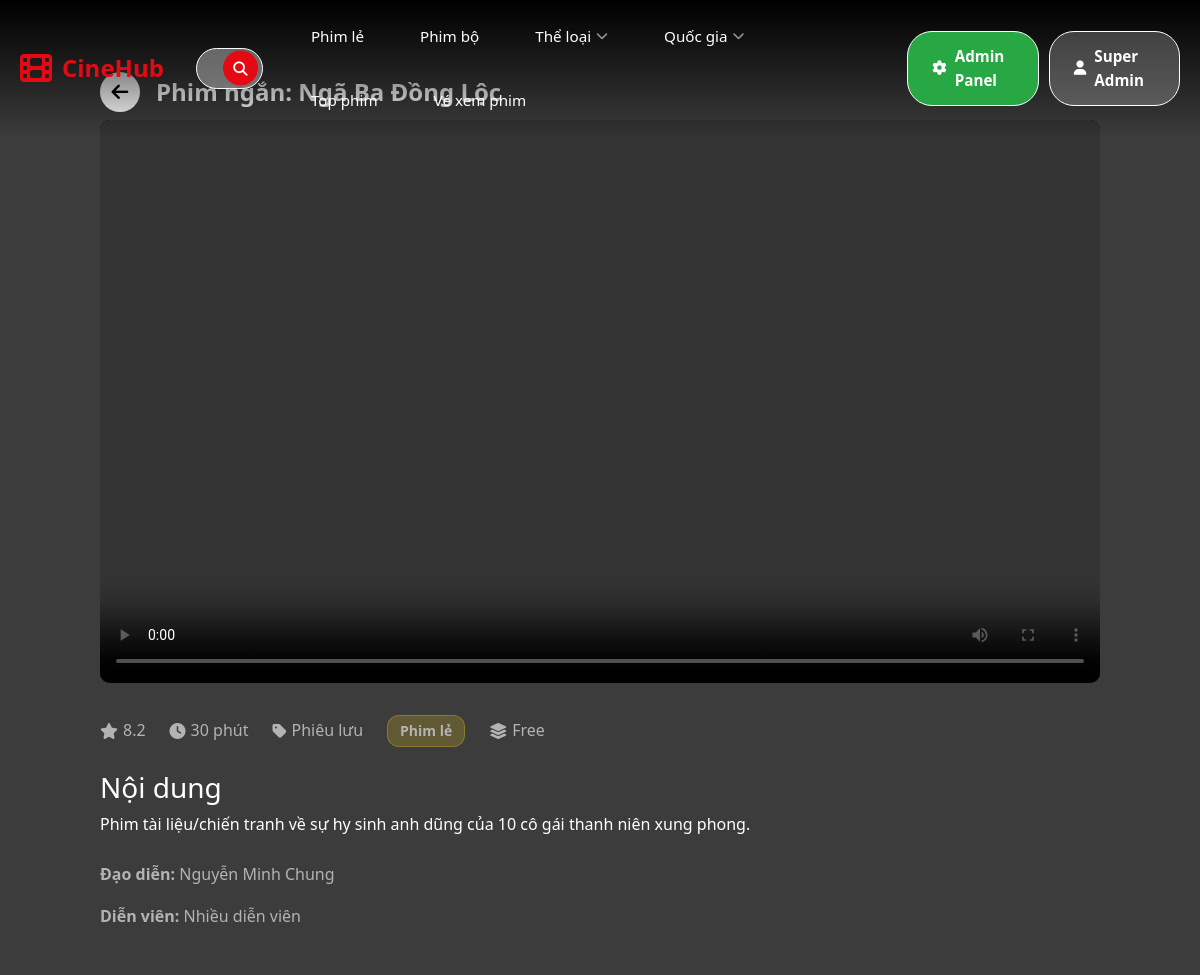
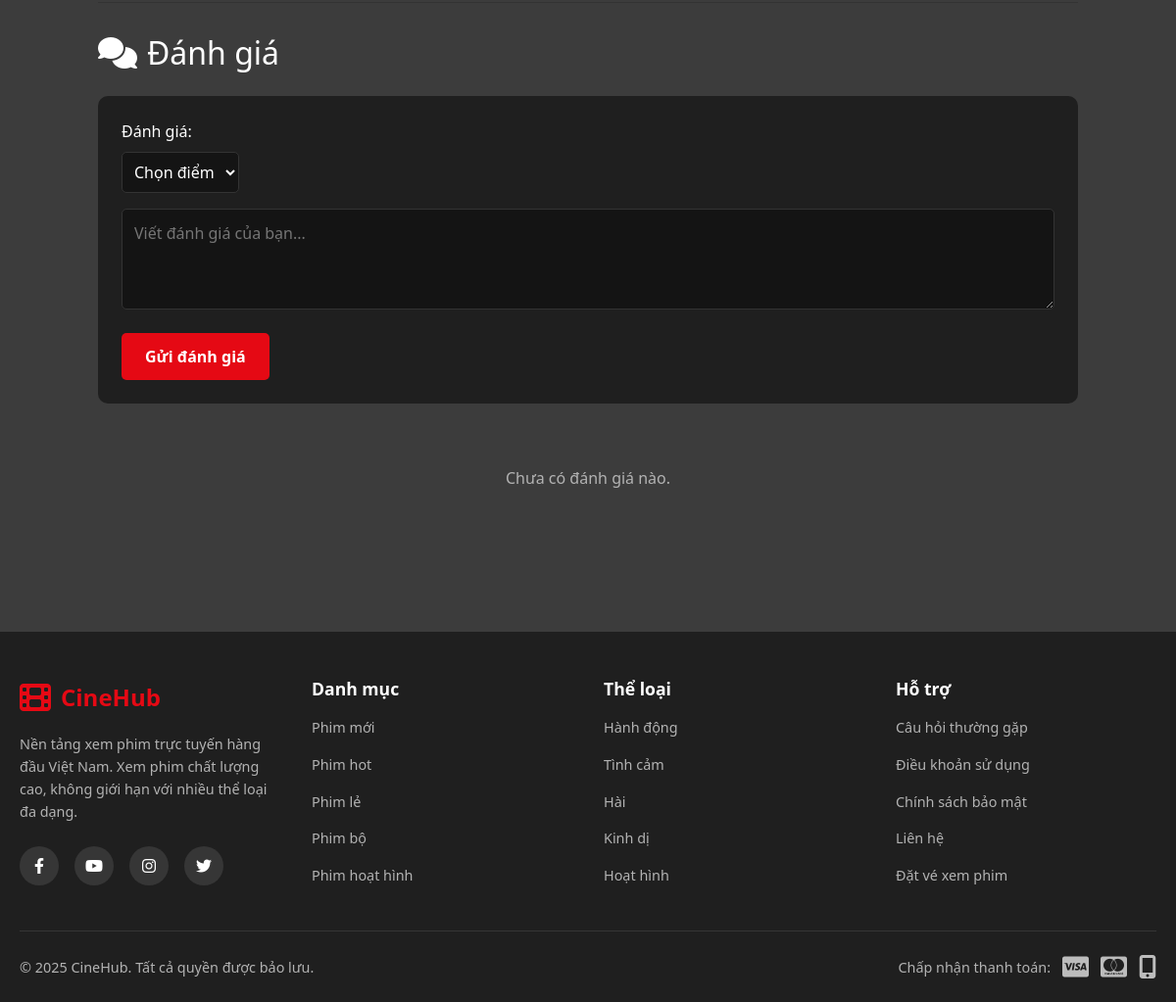
/?route=movie/watch&id=37 (signed in), run on the app's committed database (2 pictures, top to bottom).
### tables this page shows
CREATE TABLE `users` (
  `id` int(11) NOT NULL,
  `name` varchar(100) NOT NULL,
  `email` varchar(120) NOT NULL,
  `password` varchar(255) NOT NULL,
  `avatar` varchar(255) DEFAULT NULL,
  `birthdate` date DEFAULT NULL,
  `rank` enum('Bronze','Silver','Gold','Platinum') DEFAULT 'Bronze',
  `points` int(11) DEFAULT 0,
  `subscription_id` int(11) DEFAULT NULL,
  `status` enum('active','inactive','banned') DEFAULT 'active',
  `email_verified` tinyint(1) DEFAULT 0,
  `created_at` timestamp NOT NULL DEFAULT current_timestamp(),
  `updated_at` timestamp NOT NULL DEFAULT current_timestamp() ON UPDATE current_timestamp(),
  `role` enum('user','admin','moderator') DEFAULT 'user',
  `is_active` tinyint(1) DEFAULT 1,
  `last_login` datetime DEFAULT NULL
);

CREATE TABLE `movies` (
  `id` int(11) NOT NULL,
  `title` varchar(255) NOT NULL,
  `category_id` int(11) DEFAULT NULL,
  `level` enum('Free','Silver','Gold','Premium') DEFAULT 'Free',
  `duration` int(11) DEFAULT NULL,
  `description` text DEFAULT NULL,
  `director` varchar(100) DEFAULT NULL,
  `actors` text DEFAULT NULL,
  `video_url` varchar(255) DEFAULT NULL,
  `trailer_url` varchar(255) DEFAULT NULL,
  `thumbnail` varchar(255) DEFAULT NULL,
  `status` enum('Sắp chiếu','Chiếu rạp','Chiếu online') DEFAULT 'Sắp chiếu',
  `rating` float DEFAULT 0,
  `created_at` timestamp NOT NULL DEFAULT current_timestamp(),
  `status_admin` enum('draft','scheduled','published','archived') DEFAULT 'draft',
  `publish_date` datetime DEFAULT NULL,
  `geo_restriction` text DEFAULT NULL,
  `drm_enabled` tinyint(1) DEFAULT 0,
  `banner` varchar(255) DEFAULT NULL,
  `country` varchar(100) DEFAULT NULL,
  `language` varchar(50) DEFAULT NULL,
  `age_rating` varchar(10) DEFAULT NULL,
  `type` enum('phimle','phimbo') DEFAULT 'phimle'
);

CREATE TABLE `categories` (
  `id` int(11) NOT NULL,
  `name` varchar(100) NOT NULL,
  `parent_id` int(11) DEFAULT NULL
);

### modules/movie/views/watch.php (the view, shortened to what the rows shown need)
<section class="watch-section">
    <div class="container">
        <div class="watch-container">
            <div class="watch-header">
                <a href="javascript:history.back()" class="back-button">
                    <i class="fas fa-arrow-left"></i>
                </a>
                <h1 class="watch-movie-title"><?php echo htmlspecialchars($movie['title']); ?></h1>
            </div>
            <div class="video-wrapper">
                <?php
                $videoUrl = null;
                $noVideoMessage = null;
                $episodeNumber = null;
                $isPhimBo = ($movie['type'] ?? 'phimle') === 'phimbo';
                if ($isPhimBo) {
                    $folderPath = null;
                    error_log("Watch view - Episodes count from DB: " . (isset($episodes) ? count($episodes) : 0));
                    error_log("Watch view - Current episode: " . (isset($currentEpisode) && $currentEpisode ? "Yes (ID: " . $currentEpisode['id'] . ", Number: " . $currentEpisode['episode_number'] . ")" : "No"));
                    error_log("Watch view - Movie video_url: " . ($movie['video_url'] ?? 'N/A'));
                    if (isset($currentEpisode) && $currentEpisode) {
                        $episodeNumber = $currentEpisode['episode_number'];
                        if (!empty($currentEpisode['video_url'])) {
                            $videoPath = $currentEpisode['video_url'];
                            if (preg_match('/\/tap\d+\.mp4$/i', $videoPath)) {
                                $folderPath = dirname($videoPath);
                            } else {
                                $folderPath = rtrim($videoPath, '/');
                            }
                            if ($folderPath) {
                                $videoUrl = $folderPath;
                            }
                        } else {
                            if (!empty($episodes)) {
                                foreach ($episodes as $ep) {
                                    if (!empty($ep['video_url'])) {
                                        $videoPath = $ep['video_url'];
                                        if (preg_match('/\/tap\d+\.mp4$/i', $videoPath)) {
                                            $folderPath = dirname($videoPath);
                                        } else {
                                            $folderPath = rtrim($videoPath, '/');
                                        }
                                        break;
                                    }
                                }
                            }
                            if (!$folderPath && !empty($movie['video_url'])) {
                                $folderPath = rtrim($movie['video_url'], '/');
                            }
                            if ($folderPath) {
                                $videoUrl = $folderPath;
                            } else {
                                $noVideoMessage = "Tập " . $currentEpisode['episode_number'] . " chưa có video. Vui lòng chọn tập khác hoặc đợi admin upload video.";
                            }
                        }
                    } elseif (!empty($episodes)) {
                        $found = false;
                        foreach ($episodes as $ep) {
                            if (!empty($ep['video_url'])) {
                                $episodeNumber = $ep['episode_number'];
                                $videoPath = $ep['video_url'];
                                if (preg_match('/\/tap\d+\.mp4$/i', $videoPath)) {
                                    $folderPath = dirname($videoPath);
                                } else {
                                    $folderPath = rtrim($videoPath, '/');
                                }
                                if ($folderPath) {
                                    $videoUrl = $folderPath;
                                }
                                $found = true;
                                break;
                            }
                        }
                        if (!$found) {
                            $episodeNumber = 1;
                            if (!empty($episodes[0]['video_url'])) {
                                $videoPath = $episodes[0]['video_url'];
                                if (preg_match('/\/tap\d+\.mp4$/i', $videoPath)) {
                                    $folderPath = dirname($videoPath);
                                } else {
                                    $folderPath = rtrim($videoPath, '/');
                                }
                            } elseif (!empty($movie['video_url'])) {
                                $folderPath = rtrim($movie['video_url'], '/');
                            }
                            if ($folderPath) {
                                $videoUrl = $folderPath;
                            }
                        }
                    } else {
                        $episodeNumber = 1;
                        if (!empty($movie['video_url'])) {
                            $folderPath = rtrim($movie['video_url'], '/');
                            $videoUrl = $folderPath;
                            error_log("Watch view - Using default episode 1 with folder: " . $folderPath);
                        } else {
                            $noVideoMessage = "Chưa có tập nào có video. Vui lòng đợi admin upload video.";
                        }
                    }
                    if (!$videoUrl && !$noVideoMessage) {
                        $episodeNumber = 1;
                        if (!empty($movie['video_url'])) {
                            $videoUrl = rtrim($movie['video_url'], '/');
                        } else {
                            $noVideoMessage = "Chưa có tập nào có video. Vui lòng đợi admin upload video.";
                        }
                    }
                } else {
                    $videoUrl = $movie['video_url'] ?? null;
                }
                if ($videoUrl): ?>
                    <video id="videoPlayer" controls>
                        <?php if ($isPhimBo && $episodeNumber !== null): ?>
                            <source src="<?php echo htmlspecialchars($videoUrl); ?>/tap<?php echo $episodeNumber; ?>.mp4" type="video/mp4">
                        <?php else: ?>
                            <source src="<?php echo htmlspecialchars($videoUrl); ?>" type="video/mp4">
                        <?php endif; ?>
                    </video>
                <?php endif; ?>
            </div>
            <div class="movie-details">
                <div class="movie-meta-info">
                    <span><i class="fas fa-star"></i> <?php echo number_format($movie['rating'], 1); ?></span>
                    <?php if (($movie['type'] ?? 'phimle') === 'phimbo'): ?>
                        <span><i class="fas fa-tv"></i> Phim bộ</span>
                    <?php else: ?>
                        <span><i class="fas fa-clock"></i> <?php echo $movie['duration']; ?> phút</span>
                    <?php endif; ?>
                    <span><i class="fas fa-tag"></i> <?php echo htmlspecialchars($movie['category_name'] ?? 'Chưa phân loại'); ?></span>
                    <span class="movie-type-badge-inline"><?php echo ($movie['type'] ?? 'phimle') === 'phimbo' ? 'Phim bộ' : 'Phim lẻ'; ?></span>
                    <span><i class="fas fa-layer-group"></i> <?php echo $movie['level']; ?></span>
                </div>
                <?php if ($movie['description']): ?>
                    <div class="movie-description-full">
                        <h3>Nội dung</h3>
                        <p><?php echo nl2br(htmlspecialchars($movie['description'])); ?></p>
                    </div>
                <?php endif; ?>
                <?php if ($movie['director'] || $movie['actors']): ?>
                    <div class="movie-cast">
                        <?php if ($movie['director']): ?>
                            <p><strong>Đạo diễn:</strong> <?php echo htmlspecialchars($movie['director']); ?></p>
                        <?php endif; ?>
                        <?php if ($movie['actors']): ?>
                            <p><strong>Diễn viên:</strong> <?php echo htmlspecialchars($movie['actors']); ?></p>
                        <?php endif; ?>
                    </div>
                <?php endif; ?>
            </div>
            <div class="reviews-section" id="reviews">
                <h2><i class="fas fa-comments"></i> Đánh giá</h2>
                <?php if (isset($user) && $user): ?>
                    <form method="POST" action="?route=review/create" class="review-form" id="reviewForm">
                        <div class="rating-input">
                            <label>Đánh giá:</label>
                            <select name="rating" id="ratingSelect" required>
                                <option value="">Chọn điểm</option>
                            </select>
                        </div>
                        <textarea name="comment" id="commentText" placeholder="Viết đánh giá của bạn..." rows="3"></textarea>
                        <button type="submit" class="btn btn-primary">Gửi đánh giá</button>
                    </form>
                <?php endif; ?>
                <div class="reviews-list">
                    <?php if (empty($reviews)): ?>
                        <p class="no-reviews">Chưa có đánh giá nào.</p>
                    <?php endif; ?>
                </div>
            </div>
        </div>
    </div>
</section>

### shared/layout/header.php (shortened to what the rows shown need)
<!DOCTYPE html>
<html lang="vi">
<head>
    <link href="https://cdn.jsdelivr.net/npm/bootstrap@5.3.0/dist/css/bootstrap.min.css" rel="stylesheet">
    <link rel="stylesheet" href="http://localhost/DuAn1/style.css">
    <link rel="stylesheet" href="https://cdnjs.cloudflare.com/ajax/libs/font-awesome/6.4.0/css/all.min.css">
</head>
<body>
    <?php
    $isAuthPage = false;
    ?>
    <?php if (!$isAuthPage): ?>
    <?php
    try {
        require_once __DIR__ . '/../../core/Database.php';
    } catch (Exception $e) {
        $menuCategories = [];
        $countries = [];
    }
    ?>
    <header class="header-new">
        <div class="header-container">
            <div class="header-right">
                <?php if (isset($user) && $user): ?>
                    <?php
                    $isAdmin = false;
                    if (isset($user['role']) && $user['role'] === 'admin') {
                        $isAdmin = true;
                    }
                    ?>
                    <?php if ($isAdmin): ?>
                        <a href="http://localhost/DuAn1/?route=admin/index" class="sign-in-btn" style="background-color: #28a745; margin-right: 10px;">
                            <i class="fas fa-cog"></i>
                            <span>Admin Panel</span>
                        </a>
                    <?php endif; ?>
                    <a href="http://localhost/DuAn1/?route=profile/index" class="sign-in-btn">
                        <i class="fas fa-user"></i>
                        <span><?php echo htmlspecialchars($user['name']); ?></span>
                    </a>
                <?php endif; ?>
            </div>
        </div>
    </header>
    <?php endif; ?>

### data on the page
users: name "Super Admin"
movies: title "Phim ngắn: Ngã Ba Đồng Lộc", rating "8.2", duration "30", category.name "Phiêu lưu", level "Free", description "Phim tài liệu/chiến tranh về sự hy sinh anh dũng của 10 cô gái thanh niên xung phong.", director "Nguyễn Minh Chung", actors "Nhiều diễn viên"
